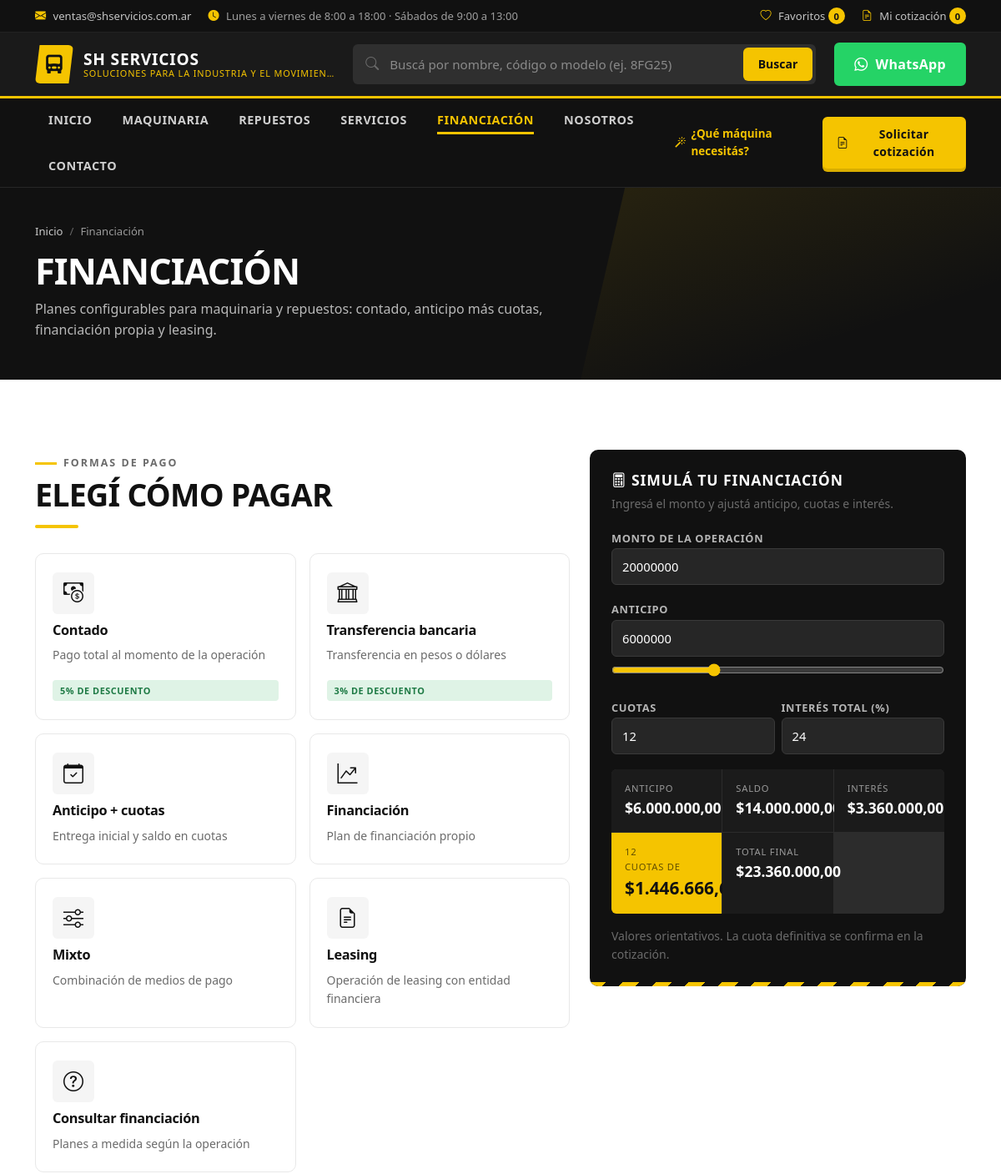
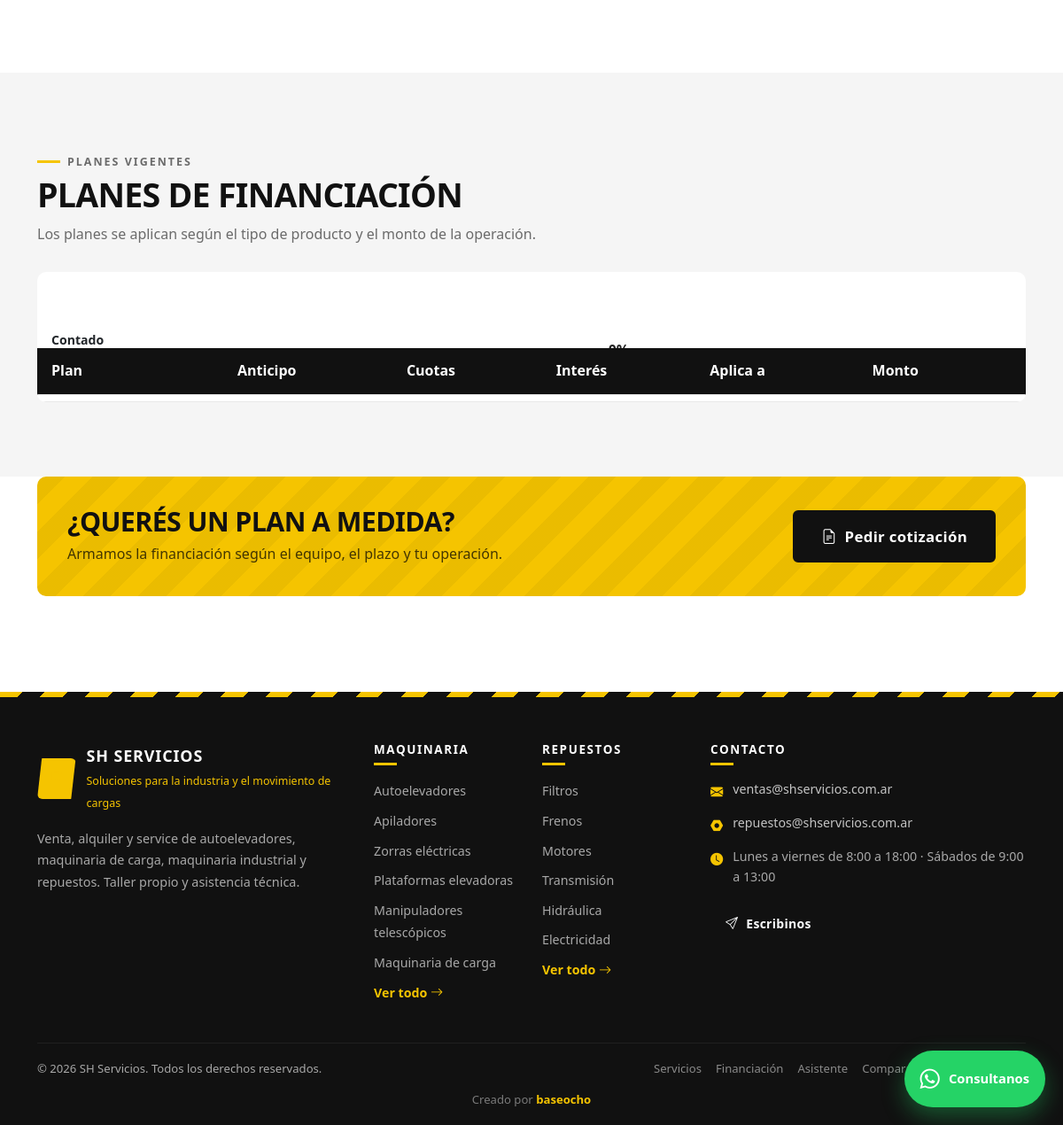
/financiacion, run on the app's committed database (2 pictures, top to bottom).
### tables this page shows
CREATE TABLE `payment_methods` (
  `id`          INT UNSIGNED NOT NULL AUTO_INCREMENT,
  `name`        VARCHAR(120) NOT NULL,
  `slug`        VARCHAR(140) NOT NULL,
  `description` VARCHAR(255) DEFAULT NULL,
  `icon`        VARCHAR(60)  DEFAULT NULL,
  `discount_percent` DECIMAL(6,2) NOT NULL DEFAULT 0.00,
  `sort_order`  SMALLINT     NOT NULL DEFAULT 0,
  `active`      TINYINT(1)   NOT NULL DEFAULT 1,
  PRIMARY KEY (`id`),
  UNIQUE KEY `uq_pm_slug` (`slug`)
);

CREATE TABLE `financing_options` (
  `id`                   INT UNSIGNED NOT NULL AUTO_INCREMENT,
  `payment_method_id`    INT UNSIGNED DEFAULT NULL,
  `name`                 VARCHAR(120) NOT NULL,
  `description`          VARCHAR(255) DEFAULT NULL,
  `down_payment_percent` DECIMAL(6,2) NOT NULL DEFAULT 0.00,
  `installments`         SMALLINT     NOT NULL DEFAULT 1,
  `interest_percent`     DECIMAL(6,2) NOT NULL DEFAULT 0.00 COMMENT 'Interés total sobre el saldo financiado',
  `interest_type`        ENUM('total','mensual') NOT NULL DEFAULT 'total',
  `min_amount`           DECIMAL(14,2) DEFAULT NULL,
  `max_amount`           DECIMAL(14,2) DEFAULT NULL,
  `currency`             CHAR(3)      NOT NULL DEFAULT 'ARS',
  `applies_to`           ENUM('machine','spare_part','both') NOT NULL DEFAULT 'both',
  `featured`             TINYINT(1)   NOT NULL DEFAULT 0,
  `sort_order`           SMALLINT     NOT NULL DEFAULT 0,
  `active`               TINYINT(1)   NOT NULL DEFAULT 1,
  `created_at`           DATETIME     NOT NULL DEFAULT CURRENT_TIMESTAMP,
  `updated_at`           DATETIME     NOT NULL DEFAULT CURRENT_TIMESTAMP ON UPDATE CURRENT_TIMESTAMP,
  PRIMARY KEY (`id`),
  KEY `ix_fo_method` (`payment_method_id`),
  CONSTRAINT `fk_fo_method` FOREIGN KEY (`payment_method_id`) REFERENCES `payment_methods` (`id`) ON DELETE SET NULL
);

CREATE TABLE `categories` (
  `id`          INT UNSIGNED NOT NULL AUTO_INCREMENT,
  `parent_id`   INT UNSIGNED DEFAULT NULL,
  `type`        ENUM('machine','spare_part','service') NOT NULL DEFAULT 'machine',
  `name`        VARCHAR(120) NOT NULL,
  `slug`        VARCHAR(140) NOT NULL,
  `description` TEXT         DEFAULT NULL,
  `icon`        VARCHAR(60)  DEFAULT NULL,
  `image`       VARCHAR(255) DEFAULT NULL,
  `meta_title`       VARCHAR(180) DEFAULT NULL,
  `meta_description` VARCHAR(300) DEFAULT NULL,
  `sort_order`  SMALLINT     NOT NULL DEFAULT 0,
  `featured`    TINYINT(1)   NOT NULL DEFAULT 0,
  `active`      TINYINT(1)   NOT NULL DEFAULT 1,
  `created_at`  DATETIME     NOT NULL DEFAULT CURRENT_TIMESTAMP,
  `updated_at`  DATETIME     NOT NULL DEFAULT CURRENT_TIMESTAMP ON UPDATE CURRENT_TIMESTAMP,
  PRIMARY KEY (`id`),
  UNIQUE KEY `uq_categories_slug_type` (`slug`,`type`),
  KEY `ix_categories_parent` (`parent_id`),
  KEY `ix_categories_type_active` (`type`,`active`),
  CONSTRAINT `fk_categories_parent` FOREIGN KEY (`parent_id`) REFERENCES `categories` (`id`) ON DELETE SET NULL
);

### app/views/pages/financing.php (the view, shortened to what the rows shown need)
<section class="page-hero">
    <div class="container page-hero__inner">
        <nav class="breadcrumbs"><a href="<?= url() ?>">Inicio</a><span>Financiación</span></nav>
        <h1>Financiación</h1>
        <p>Planes configurables para maquinaria y repuestos: contado, anticipo más cuotas, financiación propia y leasing.</p>
    </div>
</section>
<section class="section">
    <div class="container">
        <div class="row g-4">
            <div class="col-lg-7">
                <span class="eyebrow">Formas de pago</span>
                <h2 class="section-title">Elegí cómo pagar</h2>
                <div class="divider-accent"></div>
                <div class="row g-3 mt-2">
                    <?php foreach ($methods as $method): ?>
                        <div class="col-md-6">
                            <div class="cat-card h-100">
                                <span class="cat-card__icon"><i class="bi <?= e($method['icon'] ?: 'bi-cash-coin') ?>"></i></span>
                                <h3 class="cat-card__title"><?= e($method['name']) ?></h3>
                                <p class="text-muted-2 small mb-0"><?= e($method['description']) ?></p>
                                <?php if ((float) $method['discount_percent'] > 0): ?>
                                    <span class="tag tag--success mt-2">
                                        <?= e(percent((float) $method['discount_percent'], 0)) ?> de descuento
                                    </span>
                                <?php endif; ?>
                            </div>
                        </div>
                    <?php endforeach; ?>
                </div>
            </div>
            <div class="col-lg-5">
                <div class="calc" id="financeCalc" data-currency="ARS">
                    <h3><i class="bi bi-calculator"></i> Simulá tu financiación</h3>
                    <p class="small text-muted-2 mb-3">Ingresá el monto y ajustá anticipo, cuotas e interés.</p>
                    <div class="mb-3">
                        <label for="calcPrice">Monto de la operación</label>
                        <input type="number" class="form-control" id="calcPrice" value="20000000" min="0" step="100000">
                    </div>
                    <div class="mb-3">
                        <label for="calcDown">Anticipo</label>
                        <input type="number" class="form-control" id="calcDown" value="6000000" min="0" step="100000">
                        <input type="range" id="calcDownRange" min="0" max="100" value="30" class="mt-2">
                    </div>
                    <div class="row g-2 mb-2">
                        <div class="col-6">
                            <label for="calcInstallments">Cuotas</label>
                            <select class="form-select" id="calcInstallments">
                                <?php foreach ([1, 3, 6, 12, 18, 24, 36, 48] as $n): ?>
                                    <option value="<?= $n ?>" <?= $n === 12 ? 'selected' : '' ?>><?= $n ?></option>
                                <?php endforeach; ?>
                            </select>
                        </div>
                        <div class="col-6">
                            <label for="calcInterest">Interés total (%)</label>
                            <input type="number" class="form-control" id="calcInterest" value="24" min="0" max="300" step="1">
                        </div>
                    </div>
                    <div class="calc-result">
                        <div class="calc-result__item"><span>Anticipo</span><strong id="outDown">—</strong></div>
                        <div class="calc-result__item"><span>Saldo</span><strong id="outBalance">—</strong></div>
                        <div class="calc-result__item"><span>Interés</span><strong id="outInterest">—</strong></div>
                        <div class="calc-result__item calc-result__item--main">
                            <span><span id="outCount">12</span> cuotas de</span><strong id="outFee">—</strong>
                        </div>
                        <div class="calc-result__item"><span>Total final</span><strong id="outTotal">—</strong></div>
                    </div>
                    <p class="small text-muted-2 mt-3 mb-0">
                        Valores orientativos. La cuota definitiva se confirma en la cotización.
                    </p>
                </div>
            </div>
        </div>
    </div>
</section>
<?php if (!empty($options)): ?>
<section class="section section--gray">
    <div class="container">
        <div class="section-head">
            <div>
                <span class="eyebrow">Planes vigentes</span>
                <h2 class="section-title">Planes de financiación</h2>
                <p class="section-lead">Los planes se aplican según el tipo de producto y el monto de la operación.</p>
            </div>
        </div>
        <div class="table-responsive-admin">
            <table class="compare-table" style="background:#fff;border-radius:10px;overflow:hidden">
                <thead>
                    <tr>
                        <th style="text-align:left">Plan</th>
                        <th>Anticipo</th>
                        <th>Cuotas</th>
                        <th>Interés</th>
                        <th>Aplica a</th>
                        <th>Monto</th>
                    </tr>
                </thead>
                <tbody>
                <?php foreach ($options as $option): ?>
                    <tr>
                        <th scope="row" style="background:#fff">
                            <strong class="d-block text-dark"><?= e($option['name']) ?></strong>
                            <small class="text-muted-2"><?= e($option['description'] ?? '') ?></small>
                        </th>
                        <td><?= e(percent((float) $option['down_payment_percent'], 0)) ?></td>
                        <td><?= (int) $option['installments'] ?></td>
                        <td>
                            <small class="text-muted-2 d-block"><?= $option['interest_type'] === 'mensual' ? 'mensual' : 'total' ?></small>
                        </td>
                        <td>
                        </td>
                        <td class="small">
                        </td>
                    </tr>
                <?php endforeach; ?>
                </tbody>
            </table>
        </div>
    </div>
</section>
<?php endif; ?>
<section class="pb-5">
    <div class="container">
        <div class="cta-band">
            <div>
                <h2>¿Querés un plan a medida?</h2>
                <p>Armamos la financiación según el equipo, el plazo y tu operación.</p>
            </div>
            <a href="<?= url('cotizador') ?>" class="btn btn-dark-2 btn-lg">
                <i class="bi bi-file-earmark-text"></i> Pedir cotización
            </a>
        </div>
    </div>
</section>

### core/Router.php (shortened to what the rows shown need)
<?php
final class Router
{
    private array $routes = [
        'GET' => [], 'POST' => [], 'PUT' => [], 'PATCH' => [], 'DELETE' => [],
    ];
    private array $groupMiddleware = [];
    private string $groupPrefix = '';
    public function group(string $prefix, callable $callback, array $middleware = []): void
    {
        $previousPrefix     = $this->groupPrefix;
        $previousMiddleware = $this->groupMiddleware;
        $this->groupPrefix     = rtrim($previousPrefix . '/' . trim($prefix, '/'), '/');
        $this->groupMiddleware = array_merge($previousMiddleware, $middleware);
        $this->groupPrefix     = $previousPrefix;
        $this->groupMiddleware = $previousMiddleware;
    }
    private function add(string $method, string $uri, mixed $action, array $middleware): self
    {
        $uri = $this->groupPrefix . '/' . trim($uri, '/');
        $uri = '/' . trim($uri, '/');
        $uri = $uri === '//' ? '/' : $uri;
        $params = [];
        $regex  = preg_replace_callback(
            '/\{([a-zA-Z_][a-zA-Z0-9_]*)(:([^}]+))?\}/',
            static function (array $m) use (&$params): string {
                $params[] = $m[1];
                $rule     = $m[3] ?? '[^/]+';
                return '(' . $rule . ')';
            },
            $uri
        );
        $this->routes[$method][] = [
            'pattern'    => $uri,
            'regex'      => '#^' . $regex . '$#u',
            'params'     => $params,
            'action'     => $action,
            'middleware' => array_merge($this->groupMiddleware, $middleware),
            'name'       => null,
        ];
        return $this;
    }
    public function dispatch(string $method, string $uri): void
    {
        $method = strtoupper($method);
        foreach ($this->routes[$method] as $route) {
            if (!preg_match($route['regex'], $uri, $matches)) {
                continue;
            }
            array_shift($matches);
            $params = [];
            $this->runAction($route['action'], $params);
            return;
        }
    }
    private function runAction(mixed $action, array $params): void
    {
        [$controller, $methodName] = explode('@', $action, 2);
        $instance = new $class();
        $instance->{$methodName}(...array_values($params));
    }
}

### app/views/partials/footer.php (shortened to what the rows shown need)
<?php
$companyName = SettingService::companyName();
$footerMachines = (new Category())->featuredWithProducts('machine', 6);
$footerParts    = (new Category())->featuredWithProducts('spare_part', 6);
?>
<footer class="site-footer">
    <div class="site-footer__stripe" aria-hidden="true"></div>
    <div class="container">
        <div class="row g-4 site-footer__main">
            <div class="col-lg-4">
                <div class="footer-brand">
                    <span class="brand__mark" aria-hidden="true"><i class="bi bi-truck-front-fill"></i></span>
                    <div>
                        <strong><?= e($companyName) ?></strong>
                        <span><?= e(setting('company_slogan', '')) ?></span>
                    </div>
                </div>
                <p class="footer-about"><?= e(str_limit((string) setting('company_description', ''), 220)) ?></p>
            </div>
            <div class="col-6 col-lg-2">
                <h3 class="footer-title">Maquinaria</h3>
                <ul class="footer-list">
                    <?php foreach (array_slice($footerMachines, 0, 6) as $category): ?>
                        <li><a href="<?= e(url('maquinaria/' . $category['slug'])) ?>"><?= e($category['name']) ?></a></li>
                    <?php endforeach; ?>
                    <li><a href="<?= url('maquinaria') ?>" class="footer-list__all">Ver todo <i class="bi bi-arrow-right"></i></a></li>
                </ul>
            </div>
            <div class="col-6 col-lg-2">
                <h3 class="footer-title">Repuestos</h3>
                <ul class="footer-list">
                    <?php foreach (array_slice($footerParts, 0, 6) as $category): ?>
                        <li><a href="<?= e(url('repuestos/' . $category['slug'])) ?>"><?= e($category['name']) ?></a></li>
                    <?php endforeach; ?>
                    <li><a href="<?= url('repuestos') ?>" class="footer-list__all">Ver todo <i class="bi bi-arrow-right"></i></a></li>
                </ul>
            </div>
            <div class="col-lg-4">
                <h3 class="footer-title">Contacto</h3>
                <ul class="footer-contact">
                    <?php if (setting('contact_email')): ?>
                        <li>
                            <i class="bi bi-envelope-fill"></i>
                            <a href="mailto:<?= e(setting('contact_email')) ?>"><?= e(setting('contact_email')) ?></a>
                        </li>
                    <?php endif; ?>
                    <?php if (setting('contact_email_parts')): ?>
                        <li>
                            <i class="bi bi-nut-fill"></i>
                            <a href="mailto:<?= e(setting('contact_email_parts')) ?>"><?= e(setting('contact_email_parts')) ?></a>
                        </li>
                    <?php endif; ?>
                    <?php if (setting('contact_hours')): ?>
                        <li><i class="bi bi-clock-fill"></i> <span><?= nl2br(e(setting('contact_hours'))) ?></span></li>
                    <?php endif; ?>
                </ul>
                <a href="<?= url('contacto') ?>" class="btn btn-outline-light btn-sm mt-2">
                    <i class="bi bi-send"></i> Escribinos
                </a>
            </div>
        </div>
        <div class="site-footer__bottom">
            <p>&copy; <?= date('Y') ?> <?= e($companyName) ?>. Todos los derechos reservados.</p>
            <nav class="site-footer__links" aria-label="Enlaces secundarios">
                <a href="<?= url('servicios') ?>">Servicios</a>
                <a href="<?= url('financiacion') ?>">Financiación</a>
                <a href="<?= url('recomendador') ?>">Asistente</a>
                <a href="<?= url('comparar') ?>">Comparador</a>
                <a href="<?= admin_url('login') ?>" rel="nofollow">Acceso interno</a>
            </nav>
            <p class="site-footer__credit">
                Creado por <a href="https://baseocho.com/" target="_blank" rel="noopener">baseocho</a>
            </p>
        </div>
    </div>
</footer>

### data on the page
payment_methods: name "Contado", description "Pago total al momento de la operación", discount_percent "5%"
payment_methods: name "Transferencia bancaria", description "Transferencia en pesos o dólares", discount_percent "3%"
payment_methods: name "Anticipo + cuotas", description "Entrega inicial y saldo en cuotas"
payment_methods: name "Financiación", description "Plan de financiación propio"
payment_methods: name "Mixto", description "Combinación de medios de pago"
payment_methods: name "Leasing", description "Operación de leasing con entidad financiera"
payment_methods: name "Consultar financiación", description "Planes a medida según la operación"
financing_options: name "Contado"
categories: name "Autoelevadores"
categories: name "Apiladores"
categories: name "Zorras eléctricas"
categories: name "Plataformas elevadoras"
categories: name "Manipuladores telescópicos"
categories: name "Maquinaria de carga"
categories: name "Filtros"
categories: name "Frenos"
categories: name "Motores"
categories: name "Transmisión"
categories: name "Hidráulica"
categories: name "Electricidad"

### other printed values
form field value "12"
